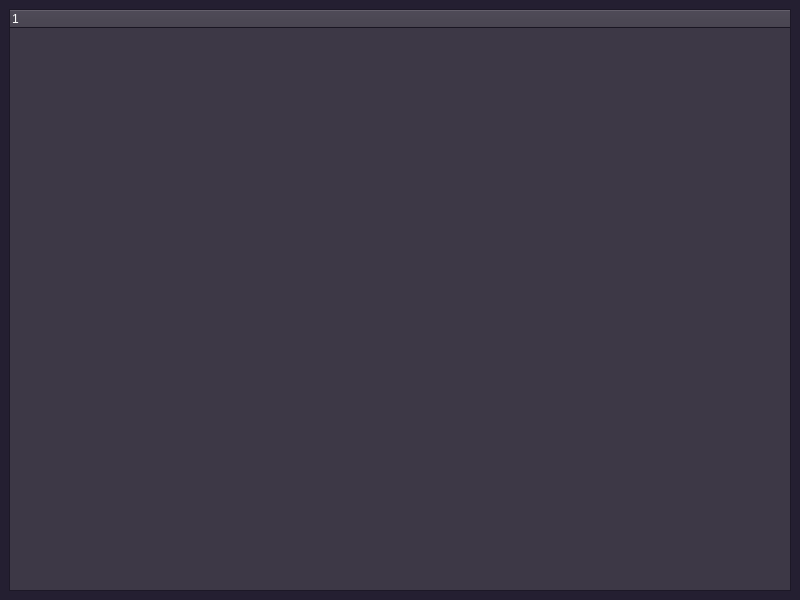
<?xml version="1.0" encoding="UTF-8"?>
<ui version="4.0">
 <class>MainWindow</class>
 <widget class="QMainWindow" name="MainWindow">
  <property name="geometry">
   <rect>
    <x>0</x>
    <y>0</y>
    <width>800</width>
    <height>600</height>
   </rect>
  </property>
  <property name="palette">
   <palette>
    <active>
     <colorrole role="WindowText">
      <brush brushstyle="SolidPattern">
       <color alpha="255">
        <red>255</red>
        <green>255</green>
        <blue>255</blue>
       </color>
      </brush>
     </colorrole>
     <colorrole role="Button">
      <brush brushstyle="SolidPattern">
       <color alpha="255">
        <red>61</red>
        <green>56</green>
        <blue>70</blue>
       </color>
      </brush>
     </colorrole>
     <colorrole role="Light">
      <brush brushstyle="SolidPattern">
       <color alpha="255">
        <red>94</red>
        <green>92</green>
        <blue>100</blue>
       </color>
      </brush>
     </colorrole>
     <colorrole role="Midlight">
      <brush brushstyle="SolidPattern">
       <color alpha="255">
        <red>61</red>
        <green>56</green>
        <blue>70</blue>
       </color>
      </brush>
     </colorrole>
     <colorrole role="Dark">
      <brush brushstyle="SolidPattern">
       <color alpha="255">
        <red>0</red>
        <green>0</green>
        <blue>0</blue>
       </color>
      </brush>
     </colorrole>
     <colorrole role="Mid">
      <brush brushstyle="SolidPattern">
       <color alpha="255">
        <red>61</red>
        <green>56</green>
        <blue>70</blue>
       </color>
      </brush>
     </colorrole>
     <colorrole role="Text">
      <brush brushstyle="SolidPattern">
       <color alpha="255">
        <red>255</red>
        <green>255</green>
        <blue>255</blue>
       </color>
      </brush>
     </colorrole>
     <colorrole role="ButtonText">
      <brush brushstyle="SolidPattern">
       <color alpha="255">
        <red>255</red>
        <green>255</green>
        <blue>255</blue>
       </color>
      </brush>
     </colorrole>
     <colorrole role="Base">
      <brush brushstyle="SolidPattern">
       <color alpha="255">
        <red>61</red>
        <green>56</green>
        <blue>70</blue>
       </color>
      </brush>
     </colorrole>
     <colorrole role="Window">
      <brush brushstyle="SolidPattern">
       <color alpha="255">
        <red>36</red>
        <green>31</green>
        <blue>49</blue>
       </color>
      </brush>
     </colorrole>
     <colorrole role="Shadow">
      <brush brushstyle="SolidPattern">
       <color alpha="255">
        <red>94</red>
        <green>92</green>
        <blue>100</blue>
       </color>
      </brush>
     </colorrole>
     <colorrole role="Highlight">
      <brush brushstyle="SolidPattern">
       <color alpha="255">
        <red>36</red>
        <green>31</green>
        <blue>49</blue>
       </color>
      </brush>
     </colorrole>
     <colorrole role="HighlightedText">
      <brush brushstyle="SolidPattern">
       <color alpha="255">
        <red>98</red>
        <green>160</green>
        <blue>234</blue>
       </color>
      </brush>
     </colorrole>
     <colorrole role="AlternateBase">
      <brush brushstyle="SolidPattern">
       <color alpha="255">
        <red>61</red>
        <green>56</green>
        <blue>70</blue>
       </color>
      </brush>
     </colorrole>
     <colorrole role="PlaceholderText">
      <brush brushstyle="SolidPattern">
       <color alpha="128">
        <red>255</red>
        <green>255</green>
        <blue>255</blue>
       </color>
      </brush>
     </colorrole>
    </active>
    <inactive>
     <colorrole role="WindowText">
      <brush brushstyle="SolidPattern">
       <color alpha="255">
        <red>255</red>
        <green>255</green>
        <blue>255</blue>
       </color>
      </brush>
     </colorrole>
     <colorrole role="Button">
      <brush brushstyle="SolidPattern">
       <color alpha="255">
        <red>61</red>
        <green>56</green>
        <blue>70</blue>
       </color>
      </brush>
     </colorrole>
     <colorrole role="Light">
      <brush brushstyle="SolidPattern">
       <color alpha="255">
        <red>94</red>
        <green>92</green>
        <blue>100</blue>
       </color>
      </brush>
     </colorrole>
     <colorrole role="Midlight">
      <brush brushstyle="SolidPattern">
       <color alpha="255">
        <red>61</red>
        <green>56</green>
        <blue>70</blue>
       </color>
      </brush>
     </colorrole>
     <colorrole role="Dark">
      <brush brushstyle="SolidPattern">
       <color alpha="255">
        <red>0</red>
        <green>0</green>
        <blue>0</blue>
       </color>
      </brush>
     </colorrole>
     <colorrole role="Mid">
      <brush brushstyle="SolidPattern">
       <color alpha="255">
        <red>61</red>
        <green>56</green>
        <blue>70</blue>
       </color>
      </brush>
     </colorrole>
     <colorrole role="Text">
      <brush brushstyle="SolidPattern">
       <color alpha="255">
        <red>255</red>
        <green>255</green>
        <blue>255</blue>
       </color>
      </brush>
     </colorrole>
     <colorrole role="ButtonText">
      <brush brushstyle="SolidPattern">
       <color alpha="255">
        <red>255</red>
        <green>255</green>
        <blue>255</blue>
       </color>
      </brush>
     </colorrole>
     <colorrole role="Base">
      <brush brushstyle="SolidPattern">
       <color alpha="255">
        <red>61</red>
        <green>56</green>
        <blue>70</blue>
       </color>
      </brush>
     </colorrole>
     <colorrole role="Window">
      <brush brushstyle="SolidPattern">
       <color alpha="255">
        <red>36</red>
        <green>31</green>
        <blue>49</blue>
       </color>
      </brush>
     </colorrole>
     <colorrole role="Shadow">
      <brush brushstyle="SolidPattern">
       <color alpha="255">
        <red>94</red>
        <green>92</green>
        <blue>100</blue>
       </color>
      </brush>
     </colorrole>
     <colorrole role="Highlight">
      <brush brushstyle="SolidPattern">
       <color alpha="255">
        <red>36</red>
        <green>31</green>
        <blue>49</blue>
       </color>
      </brush>
     </colorrole>
     <colorrole role="HighlightedText">
      <brush brushstyle="SolidPattern">
       <color alpha="255">
        <red>98</red>
        <green>160</green>
        <blue>234</blue>
       </color>
      </brush>
     </colorrole>
     <colorrole role="AlternateBase">
      <brush brushstyle="SolidPattern">
       <color alpha="255">
        <red>61</red>
        <green>56</green>
        <blue>70</blue>
       </color>
      </brush>
     </colorrole>
     <colorrole role="PlaceholderText">
      <brush brushstyle="SolidPattern">
       <color alpha="128">
        <red>255</red>
        <green>255</green>
        <blue>255</blue>
       </color>
      </brush>
     </colorrole>
    </inactive>
    <disabled>
     <colorrole role="WindowText">
      <brush brushstyle="SolidPattern">
       <color alpha="255">
        <red>0</red>
        <green>0</green>
        <blue>0</blue>
       </color>
      </brush>
     </colorrole>
     <colorrole role="Button">
      <brush brushstyle="SolidPattern">
       <color alpha="255">
        <red>61</red>
        <green>56</green>
        <blue>70</blue>
       </color>
      </brush>
     </colorrole>
     <colorrole role="Light">
      <brush brushstyle="SolidPattern">
       <color alpha="255">
        <red>94</red>
        <green>92</green>
        <blue>100</blue>
       </color>
      </brush>
     </colorrole>
     <colorrole role="Midlight">
      <brush brushstyle="SolidPattern">
       <color alpha="255">
        <red>61</red>
        <green>56</green>
        <blue>70</blue>
       </color>
      </brush>
     </colorrole>
     <colorrole role="Dark">
      <brush brushstyle="SolidPattern">
       <color alpha="255">
        <red>0</red>
        <green>0</green>
        <blue>0</blue>
       </color>
      </brush>
     </colorrole>
     <colorrole role="Mid">
      <brush brushstyle="SolidPattern">
       <color alpha="255">
        <red>61</red>
        <green>56</green>
        <blue>70</blue>
       </color>
      </brush>
     </colorrole>
     <colorrole role="Text">
      <brush brushstyle="SolidPattern">
       <color alpha="255">
        <red>0</red>
        <green>0</green>
        <blue>0</blue>
       </color>
      </brush>
     </colorrole>
     <colorrole role="ButtonText">
      <brush brushstyle="SolidPattern">
       <color alpha="255">
        <red>0</red>
        <green>0</green>
        <blue>0</blue>
       </color>
      </brush>
     </colorrole>
     <colorrole role="Base">
      <brush brushstyle="SolidPattern">
       <color alpha="255">
        <red>36</red>
        <green>31</green>
        <blue>49</blue>
       </color>
      </brush>
     </colorrole>
     <colorrole role="Window">
      <brush brushstyle="SolidPattern">
       <color alpha="255">
        <red>36</red>
        <green>31</green>
        <blue>49</blue>
       </color>
      </brush>
     </colorrole>
     <colorrole role="Shadow">
      <brush brushstyle="SolidPattern">
       <color alpha="255">
        <red>94</red>
        <green>92</green>
        <blue>100</blue>
       </color>
      </brush>
     </colorrole>
     <colorrole role="Highlight">
      <brush brushstyle="SolidPattern">
       <color alpha="255">
        <red>145</red>
        <green>145</green>
        <blue>145</blue>
       </color>
      </brush>
     </colorrole>
     <colorrole role="HighlightedText">
      <brush brushstyle="SolidPattern">
       <color alpha="255">
        <red>98</red>
        <green>160</green>
        <blue>234</blue>
       </color>
      </brush>
     </colorrole>
     <colorrole role="AlternateBase">
      <brush brushstyle="SolidPattern">
       <color alpha="255">
        <red>61</red>
        <green>56</green>
        <blue>70</blue>
       </color>
      </brush>
     </colorrole>
     <colorrole role="PlaceholderText">
      <brush brushstyle="SolidPattern">
       <color alpha="128">
        <red>255</red>
        <green>255</green>
        <blue>255</blue>
       </color>
      </brush>
     </colorrole>
    </disabled>
   </palette>
  </property>
  <property name="windowTitle">
   <string>MainWindow</string>
  </property>
  <widget class="QWidget" name="centralwidget">
   <layout class="QGridLayout" name="gridLayout">
    <item row="0" column="0">
     <widget class="QTreeWidget" name="details">
      <column>
       <property name="text">
        <string notr="true">1</string>
       </property>
      </column>
     </widget>
    </item>
   </layout>
  </widget>
 </widget>
 <resources/>
 <connections/>
</ui>
